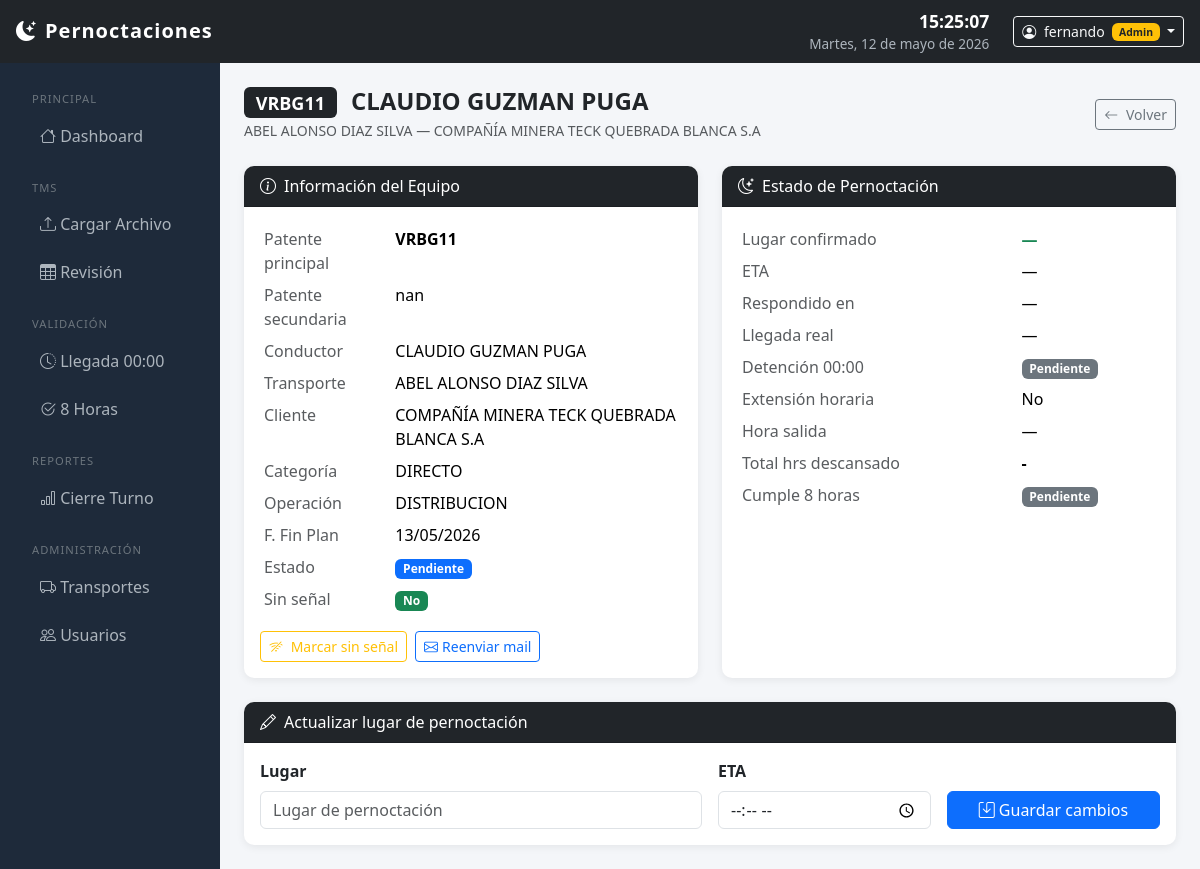
Screenshot of /validacion/detalle/67/ (signed in) with the database file from the repository.
### core/models.py (models this page shows, shortened)
class Pernoctacion(models.Model):
    ESTADO_CHOICES = [
        ('PENDIENTE', 'Pendiente'),
        ('CONFIRMADO', 'Confirmado por Transporte'),
        ('VALIDADO_1', 'Validado Turno Noche'),
        ('VALIDADO_2', 'Validado 8 Horas'),
        ('CERRADO', 'Cerrado'),
    ]
    carga = models.ForeignKey(CargaTMS, on_delete=models.CASCADE, null=True)
    id_pedido = models.CharField(max_length=50)
    id_viaje = models.CharField(max_length=50)
    cliente = models.CharField(max_length=200)
    transporte = models.ForeignKey(Transporte, on_delete=models.SET_NULL, null=True, blank=True)
    transporte_nombre = models.CharField(max_length=200)  # tal como viene del TMS
    patente = models.CharField(max_length=20)
    patente_secundaria = models.CharField(max_length=20, blank=True)
    conductor = models.CharField(max_length=200)
    fecha_inicio_plan = models.DateTimeField(null=True, blank=True)
    fecha_fin_plan = models.DateField(null=True, blank=True)
    fecha_plan_descarga = models.DateField(null=True, blank=True)
    direccion_descarga = models.CharField(max_length=300, blank=True)
    operacion = models.CharField(max_length=100, blank=True)
    categoria = models.CharField(max_length=100, blank=True)
    token = models.UUIDField(default=uuid.uuid4, unique=True, editable=False)
    mail_enviado = models.BooleanField(default=False)
    mail_enviado_en = models.DateTimeField(null=True, blank=True)
    lugar_pernoctacion = models.CharField(max_length=300, blank=True)
    hora_eta = models.TimeField(null=True, blank=True)
    respondido_en = models.DateTimeField(null=True, blank=True)
    hora_llegada_real = models.DateTimeField(null=True, blank=True)
    cumple_00h = models.BooleanField(null=True, blank=True)
    extension_horaria = models.BooleanField(default=False)
    observaciones_primera = models.TextField(blank=True)
    validado_primera_por = models.ForeignKey(
        User, on_delete=models.SET_NULL, null=True, blank=True,
        related_name='validaciones_primera'
    )
    hora_salida = models.DateTimeField(null=True, blank=True)
    cumple_8h = models.BooleanField(null=True, blank=True)
    horas_totales = models.DurationField(null=True, blank=True)
    observaciones_segunda = models.TextField(blank=True)
    validado_segunda_por = models.ForeignKey(
        User, on_delete=models.SET_NULL, null=True, blank=True,
        related_name='validaciones_segunda'
    )
    sin_senal = models.BooleanField(default=False)
    estado = models.CharField(max_length=20, choices=ESTADO_CHOICES, default='PENDIENTE')
    fecha_registro = models.DateField(auto_now_add=True)
    creado_en = models.DateTimeField(auto_now_add=True)
    actualizado_en = models.DateTimeField(auto_now=True)
    def horas_totales_display(self):
        if self.horas_totales:
            total = int(self.horas_totales.total_seconds())
            h = total // 3600
            m = (total % 3600) // 60
            return f"{h}h {m}min"
        return "-"
    class Meta:
        verbose_name = 'Pernoctación'
        verbose_name_plural = 'Pernoctaciones'
        ordering = ['-fecha_registro', 'transporte_nombre']

### validacion/views.py (the view, shortened to what this page needs)
# urls.py: path('detalle/<int:pk>/', views.validacion_detalle, name='validacion_detalle'),
@login_required
def validacion_detalle(request, pk):
    pernoctacion = get_object_or_404(Pernoctacion, pk=pk)
    hoy = timezone.localdate()
    context = {'p': pernoctacion, 'hoy': hoy}
    return render(request, 'validacion/detalle.html', context)

### templates/validacion/detalle.html (shortened to what this page needs)
{% extends 'base.html' %}
{% block content %}
<div class="d-flex justify-content-between align-items-center mb-4">
    <div>
        <h4 class="mb-0 fw-bold">
            <span class="badge bg-dark me-2">{{ p.patente }}</span>
            {{ p.conductor }}
        </h4>
        <small class="text-muted">{{ p.transporte_nombre }} — {{ p.cliente }}</small>
    </div>
    <a href="{% url 'dashboard' %}" class="btn btn-outline-secondary btn-sm">
        <i class="bi bi-arrow-left me-1"></i> Volver
    </a>
</div>
<div class="row g-4">
    <div class="col-md-6">
        <div class="card h-100">
            <div class="card-header bg-dark text-white">
                <i class="bi bi-info-circle me-2"></i>Información del Equipo
            </div>
            <div class="card-body">
                <table class="table table-sm table-borderless">
                    <tr><td class="text-muted">Patente principal</td><td><strong>{{ p.patente }}</strong></td></tr>
                    {% if p.patente_secundaria %}
                    <tr><td class="text-muted">Patente secundaria</td><td>{{ p.patente_secundaria }}</td></tr>
                    {% endif %}
                    <tr><td class="text-muted">Conductor</td><td>{{ p.conductor }}</td></tr>
                    <tr><td class="text-muted">Transporte</td><td>{{ p.transporte_nombre }}</td></tr>
                    <tr><td class="text-muted">Cliente</td><td>{{ p.cliente }}</td></tr>
                    <tr><td class="text-muted">Categoría</td><td>{{ p.categoria }}</td></tr>
                    <tr><td class="text-muted">Operación</td><td>{{ p.operacion }}</td></tr>
                    <tr><td class="text-muted">F. Fin Plan</td><td>{{ p.fecha_fin_plan|date:"d/m/Y"|default:"—" }}</td></tr>
                    <tr><td class="text-muted">Estado</td>
                        <td><span class="badge bg-primary">{{ p.get_estado_display }}</span></td></tr>
                    <tr><td class="text-muted">Sin señal</td>
                        <td>
                            {% if p.sin_senal %}
                            <span class="badge bg-warning text-dark"><i class="bi bi-wifi-off"></i> Sí</span>
                            {% else %}
                            <span class="badge bg-success">No</span>
                            {% endif %}
                        </td>
                    </tr>
                </table>
                <div class="d-flex gap-2 mt-2">
                    <form method="post">
                        <button type="submit" class="btn btn-sm btn-outline-warning">
                            <i class="bi bi-wifi-off me-1"></i>
                            {% if p.sin_senal %}Quitar sin señal{% else %}Marcar sin señal{% endif %}
                        </button>
                    </form>
                    <a href="{% url 'notificaciones_reenviar' p.id %}" class="btn btn-sm btn-outline-primary">
                        <i class="bi bi-envelope me-1"></i>Reenviar mail
                    </a>
                </div>
            </div>
        </div>
    </div>
    <div class="col-md-6">
        <div class="card h-100">
            <div class="card-header bg-dark text-white">
                <i class="bi bi-moon-stars me-2"></i>Estado de Pernoctación
            </div>
            <div class="card-body">
                <table class="table table-sm table-borderless">
                    <tr><td class="text-muted">Lugar confirmado</td>
                        <td><strong class="text-success">{{ p.lugar_pernoctacion|default:"—" }}</strong></td></tr>
                    <tr><td class="text-muted">ETA</td>
                        <td>{% if p.hora_eta %}{{ p.hora_eta|time:"H:i" }} hrs{% else %}—{% endif %}</td></tr>
                    <tr><td class="text-muted">Respondido en</td>
                        <td>{% if p.respondido_en %}{{ p.respondido_en|date:"d/m H:i" }}{% else %}—{% endif %}</td></tr>
                    <tr><td class="text-muted">Llegada real</td>
                        <td>{% if p.hora_llegada_real %}{{ p.hora_llegada_real|date:"H:i" }} hrs{% else %}—{% endif %}</td></tr>
                    <tr><td class="text-muted">Detención 00:00</td>
                        <td>
                            {% if p.cumple_00h is None %}<span class="badge bg-secondary">Pendiente</span>
                            {% elif p.cumple_00h %}<span class="badge badge-cumple">CUMPLE</span>
                            {% else %}<span class="badge badge-no-cumple">NO CUMPLE</span>{% endif %}
                        </td>
                    </tr>
                    <tr><td class="text-muted">Extensión horaria</td>
                        <td>{% if p.extension_horaria %}<span class="badge bg-info text-dark">Sí</span>
                            {% else %}No{% endif %}</td></tr>
                    <tr><td class="text-muted">Hora salida</td>
                        <td>{% if p.hora_salida %}{{ p.hora_salida|date:"H:i" }} hrs{% else %}—{% endif %}</td></tr>
                    <tr><td class="text-muted">Total hrs descansado</td>
                        <td><strong>{{ p.horas_totales_display }}</strong></td></tr>
                    <tr><td class="text-muted">Cumple 8 horas</td>
                        <td>
                            {% if p.cumple_8h is None %}<span class="badge bg-secondary">Pendiente</span>
                            {% elif p.cumple_8h %}<span class="badge badge-cumple">CUMPLE</span>
                            {% else %}<span class="badge badge-no-cumple">NO CUMPLE</span>{% endif %}
                        </td>
                    </tr>
                </table>
            </div>
        </div>
    </div>
    <div class="col-12">
        <div class="card">
            <div class="card-header bg-dark text-white">
                <i class="bi bi-pencil me-2"></i>Actualizar lugar de pernoctación
            </div>
            <div class="card-body">
                <form method="post" class="row g-3">
                    <div class="col-md-6">
                        <label class="form-label fw-semibold">Lugar</label>
                        <input type="text" name="lugar" class="form-control"
                               value="{{ p.lugar_pernoctacion }}"
                               placeholder="Lugar de pernoctación">
                    </div>
                    <div class="col-md-3">
                        <label class="form-label fw-semibold">ETA</label>
                        <input type="time" name="hora_eta" class="form-control"
                               value="{% if p.hora_eta %}{{ p.hora_eta|time:'H:i' }}{% endif %}">
                    </div>
                    <div class="col-md-3 d-flex align-items-end">
                        <button type="submit" class="btn btn-primary w-100">
                            <i class="bi bi-save me-1"></i>Guardar cambios
                        </button>
                    </div>
                </form>
            </div>
        </div>
    </div>
</div>
{% endblock %}

### templates/base.html (shortened to what this page needs)
<!DOCTYPE html>
<html lang="es">
<head>
    <link href="https://cdn.jsdelivr.net/npm/bootstrap@5.3.3/dist/css/bootstrap.min.css" rel="stylesheet">
    <link href="https://cdn.jsdelivr.net/npm/bootstrap-icons@1.11.3/font/bootstrap-icons.css" rel="stylesheet">
    <link href="https://cdn.datatables.net/1.13.8/css/dataTables.bootstrap5.min.css" rel="stylesheet">
</head>
<body>
{% if user.is_authenticated %}
<nav class="navbar navbar-dark bg-dark px-3 py-2">
    <a class="navbar-brand" href="{% url 'dashboard' %}">
        <i class="bi bi-moon-stars-fill me-2"></i>Pernoctaciones
    </a>
    <div class="d-flex align-items-center gap-4">
        <div class="text-end">
            <div id="reloj">--:--:--</div>
            <div id="fecha-display">cargando...</div>
        </div>
        <div class="dropdown">
            <button class="btn btn-outline-light btn-sm dropdown-toggle" data-bs-toggle="dropdown">
                <i class="bi bi-person-circle me-1"></i>
                {{ user.get_full_name|default:user.username }}
                {% if user.is_staff %}
                <span class="badge bg-warning text-dark ms-1" style="font-size:.65rem">Admin</span>
                {% endif %}
            </button>
        </div>
    </div>
</nav>
<div class="container-fluid">
    <div class="row">
        <div class="col-auto sidebar py-3" style="width:220px;">
            <nav class="nav flex-column">
                <span class="section-title">Principal</span>
                <a href="{% url 'dashboard' %}" class="nav-link {% if request.resolver_match.url_name == 'dashboard' %}active{% endif %}">
                    <i class="bi bi-house"></i> Dashboard
                </a>
                <span class="section-title mt-2">TMS</span>
                <a href="{% url 'tms_cargar' %}" class="nav-link {% if 'tms' in request.path %}active{% endif %}">
                    <i class="bi bi-upload"></i> Cargar Archivo
                </a>
                <a href="{% url 'tms_revision' %}" class="nav-link">
                    <i class="bi bi-table"></i> Revisión
                </a>
                <span class="section-title mt-2">Validación</span>
                <a href="{% url 'validacion_primera' %}" class="nav-link {% if 'primera' in request.path %}active{% endif %}">
                    <i class="bi bi-clock-history"></i> Llegada 00:00
                </a>
                <a href="{% url 'validacion_ocho' %}" class="nav-link {% if 'ocho' in request.path %}active{% endif %}">
                    <i class="bi bi-check2-circle"></i> 8 Horas
                </a>
                <span class="section-title mt-2">Reportes</span>
                <a href="{% url 'reporte_cierre' %}" class="nav-link {% if 'reporte' in request.path %}active{% endif %}">
                    <i class="bi bi-bar-chart"></i> Cierre Turno
                </a>
                {% if user.is_staff %}
                <span class="section-title mt-2">Administración</span>
                <a href="/admin/core/transporte/" class="nav-link">
                    <i class="bi bi-truck"></i> Transportes
                </a>
                <a href="/admin/auth/user/" class="nav-link">
                    <i class="bi bi-people"></i> Usuarios
                </a>
                {% endif %}
            </nav>
        </div>
        <div class="col py-4 px-4">
{% else %}
<div class="container mt-5">
{% endif %}
            {% block content %}
            {% endblock %}
{% if user.is_authenticated %}
        </div>
    </div>
</div>
{% else %}
</div>
{% endif %}
</body>
</html>

### templates/base.html (style rules this page uses)
body { background-color: #f4f6f9; }
.navbar-brand { font-weight: 700; letter-spacing: 1px; }
.sidebar { min-height: calc(100vh - 56px); background: #1e2a3a; }
.sidebar .nav-link { color: #adb5bd; padding: 10px 20px; border-radius: 6px; margin: 2px 8px; }
.sidebar .nav-link i { width: 22px; }
.sidebar .section-title { color: #6c757d; font-size: 0.7rem; text-transform: uppercase; letter-spacing: 1px; padding: 12px 20px 4px; }
.card { border: none; box-shadow: 0 2px 8px rgba(0,0,0,.07); border-radius: 10px; }
.card-header { border-radius: 10px 10px 0 0 !important; }
#reloj { font-size: 1.1rem; font-weight: 600; color: #fff; }
#fecha-display { font-size: 0.85rem; color: #adb5bd; }

### rows the page displays
Pernoctacion: patente "VRBG11", conductor "CLAUDIO GUZMAN PUGA", transporte_nombre "ABEL ALONSO DIAZ SILVA", cliente "COMPAÑÍA MINERA TECK QUEBRADA BLANCA S.A", patente_secundaria "nan", categoria "DIRECTO", operacion "DISTRIBUCION", fecha_fin_plan "13/05/2026", estado "Pendiente", lugar_pernoctacion "—", horas_totales_display "-"

### other values shown
{{ user.get_full_name|default:user.username }} "fernando"
